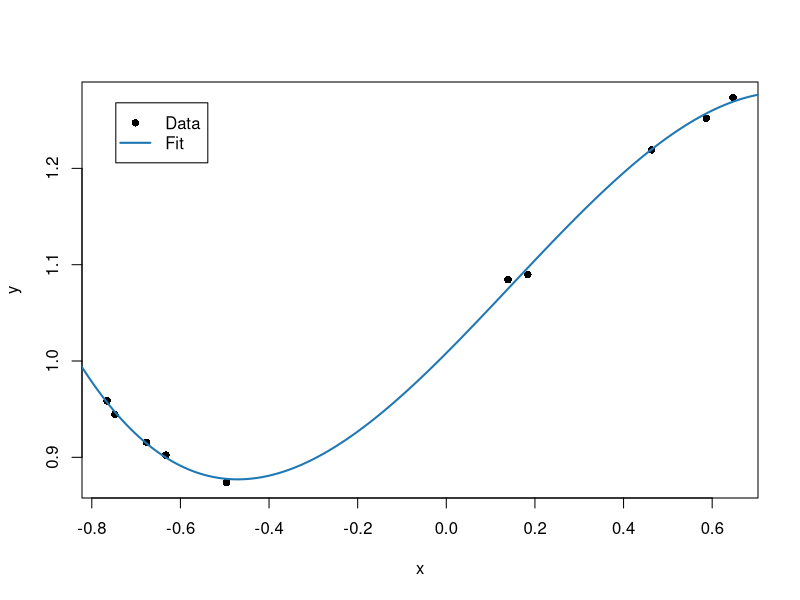
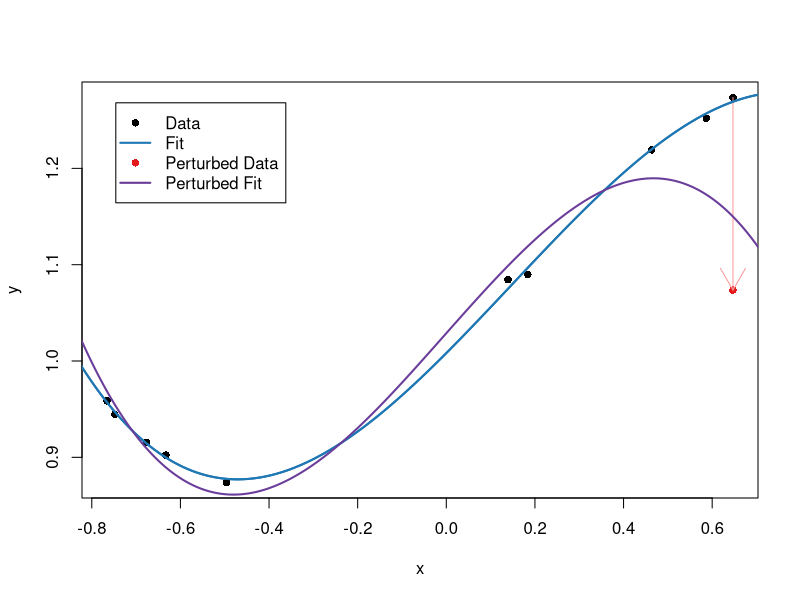
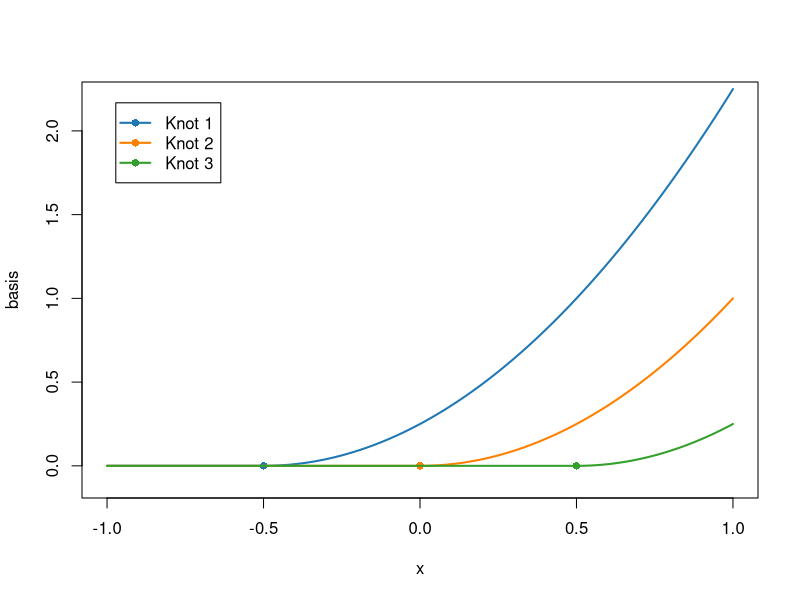
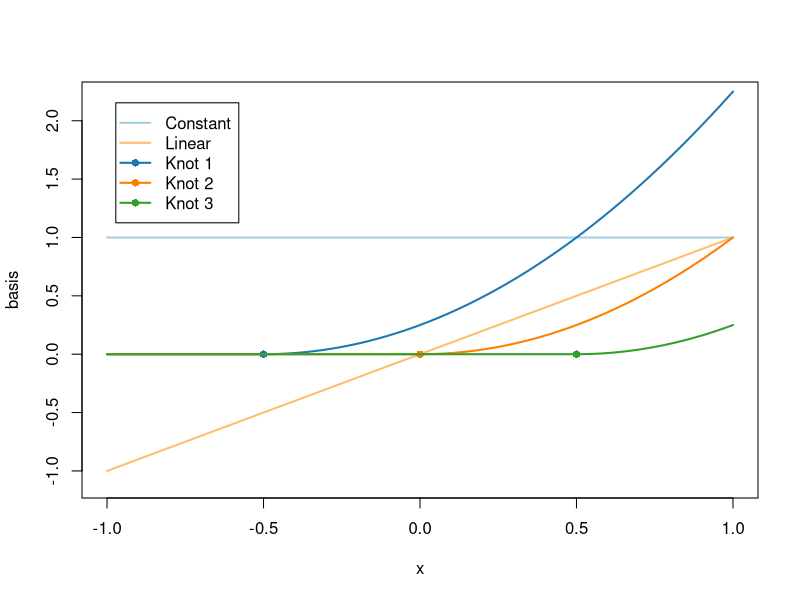
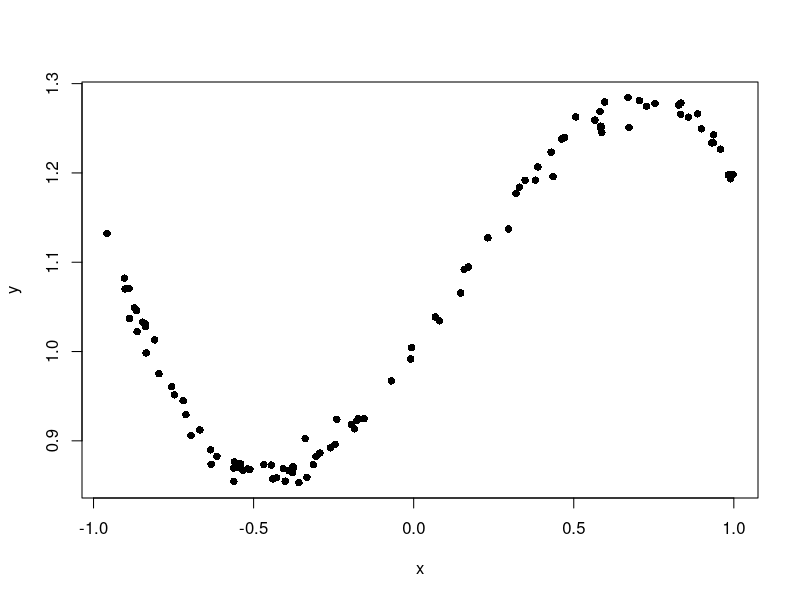
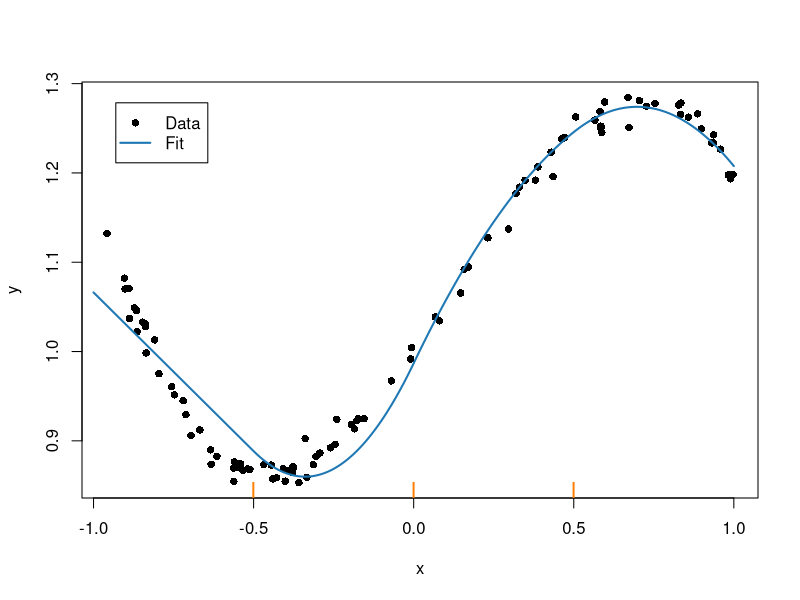
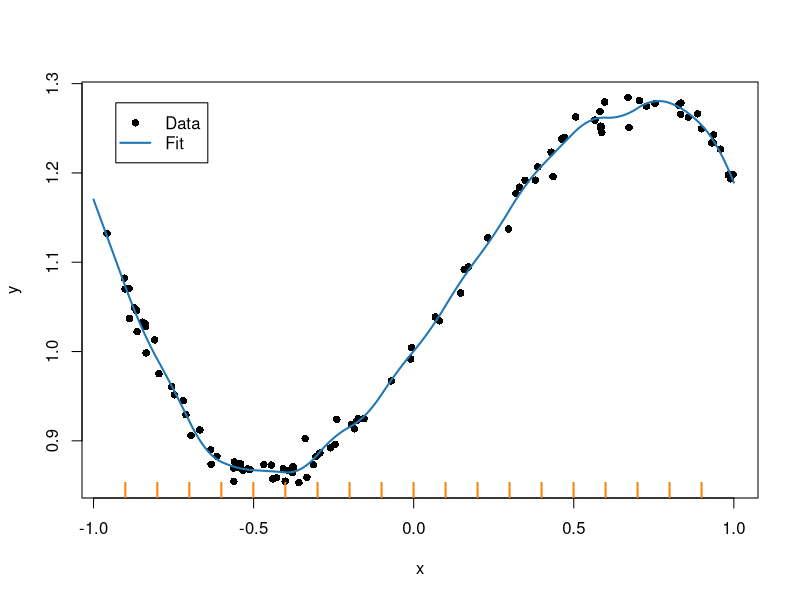
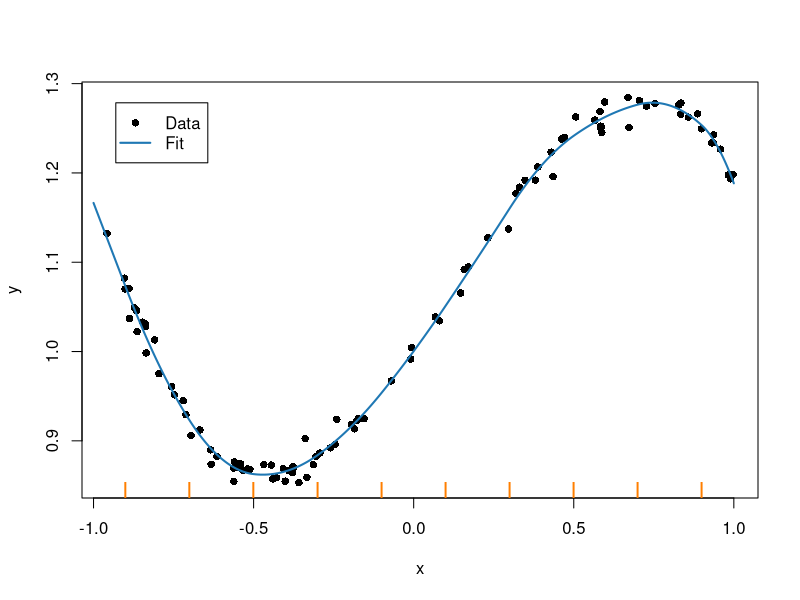

These charts were generated, in order, by the following R code:
## ---- chunk 1
suppressMessages(library(dplyr)) # Data transformations and tables
suppressMessages(library(tidyverse))
options(repr.plot.width = 12, repr.plot.height = 12, repr.plot.res = 100) # plot size
library("RColorBrewer") # for pretty colors
colors = brewer.pal(12, "Paired")[c(1,2,7,8,3,4,5,6,9,10)];
set.seed(12332)         # set the seed for reproducability
## ---- chunk 2
# Simulate data and plot
n = 10
sigma = 0.01
x = runif(n, min = -1, max = 1)
y = 1 + 0.5*x + 0.2*x^2 - 0.5*x^3 + rnorm(n, sd = sigma)
X = cbind(1,x,x^2,x^3) # lm adds intercept automatically
plot(x,y, pch = 16)

# Least squares fit
betaHat = solve(crossprod(X),crossprod(X,y)) # Least squares (X'X)^{-1}(X'y)

# Prediction
xt = seq(-1, 1, length = 1000)
Xtest = cbind(1, xt, xt^2, xt^3)

yPred = Xtest%*%betaHat
lines(xt, yPred, col = colors[2], lwd = 2)
legend(x = "topleft", inset=.05, legend = c("Data", "Fit"),  
       lty = c(NA, 1), lwd = c(2, 2), pch = c(16,NA),
       col = c("black", colors[2]))
## ---- chunk 3
ind = which.max(x)
yPerturb = y
yPerturb[ind] = y[ind] - 0.2
plot(x,y, pch = 16)
points(x[ind], yPerturb[ind], col = colors[8], pch = 16)
arrows(x[ind], y[ind], x[ind], yPerturb[ind], col = colors[7])
lines(xt, yPred, col = colors[2], lwd = 2)

# refit
betaHatPerturb = solve(crossprod(X),crossprod(X,yPerturb))

# Prediction
yPredPerturb = Xtest%*%betaHatPerturb
lines(xt, yPred, col = colors[2], lwd = 2)
lines(xt, yPredPerturb, col = colors[10], lwd = 2)
legend(x = "topleft", inset=.05, 
       legend = c("Data", "Fit", "Perturbed Data", "Perturbed Fit"),  
       lty = c(NA, 1, NA, 1), lwd = c(2, 2, 2, 2), pch = c(16,NA,16, NA),
       col = c("black", colors[2], colors[8], colors[10]))
## ---- chunk 4
# Function that computes the basis function for a vector of x-values. 
# The order=2 (quadratic) was used in the example above.
TruncPoly <- function(x, knot, order){
    basis = (x-knot)^order
    basis[(x-knot)<=0] = 0 
    return(basis)
}

plot(1, type="n", xlab="x", ylab="basis", xlim=c(-1, 1), ylim=c(-0.1, 2.2))
knots = c(-0.5,0,0.5)
for (i in 1:length(knots)){
    lines(xt, TruncPoly(xt, knots[i], 2), type = "l", lwd = 2, col = colors[2*i])
    points(knots[i], 0, col = colors[2*i], pch = 16)
}
legend(x = "topleft", inset=.05, legend = c("Knot 1", "Knot 2", "Knot 3"),  
       lty = c(1, 1, 1), lwd = c(2, 2, 2), pch = c(16, 16, 16),
       col = c(colors[2], colors[4], colors[6]))
## ---- chunk 5
plot(1, type="n", xlab="x", ylab="basis", xlim=c(-1, 1), ylim=c(-1.1, 2.2))
knots = c(-0.5,0,0.5)
lines(xt, rep(1,length(xt)), lwd = 2, col = colors[1])
lines(xt, xt, col = colors[3], lwd = 2)
for (i in 1:length(knots)){
    lines(xt, TruncPoly(xt, knots[i], 2), type = "l", lwd = 2, col = colors[2*i])
    points(knots[i], 0, col = colors[2*i], pch = 16)
}
legend(x = "topleft", inset=.05, legend = c("Constant","Linear","Knot 1", "Knot 2", "Knot 3"),  
       lty = c(1, 1, 1, 1, 1), lwd = c(2, 2, 2, 2, 2), pch = c(NA, NA, 16, 16, 16),
       col = c(colors[1], colors[3], colors[2], colors[4], colors[6]))
## ---- chunk 6
TruncPolyMatrix <- function(x, knots, order){
    X = cbind(1,x)
    for (knot in knots){
        X = cbind(X, TruncPoly(x, knot, order))
    } 
    return(X)
}
X = TruncPolyMatrix(x, knots = c(-0.5,0,0.5), order = 2)
## ---- chunk 7
data = data.frame(cbind(X,y))
names(data) <- c("const", "linear", "kappa=-0.5", "kappa=0.0", "kappa=0.5", "y")
arrange(data, linear) # sorting the rows with respect to the column 'linear'
## ---- chunk 8
SplineTrainTestPlot <- function(x, y, knots, order, xt){
    X = TruncPolyMatrix(x, knots, order)
    betaHat = solve(crossprod(X),crossprod(X,y))
    Xtest = TruncPolyMatrix(xt, knots, order)
    yPred = Xtest%*%betaHat
    plot(x,y, pch = 16)
    lines(xt, yPred, col = colors[2], lwd = 2)
    points(knots,rep(par("usr")[3],length(knots)), pch = "|", cex = 2, col = colors[4])
    legend(x = "topleft", inset=.05, legend = c("Data", "Fit"),  
       lty = c(NA, 1), lwd = c(2, 2), pch = c(16, NA),
       col = c("black", colors[2]))
    return(list(betaHat = betaHat, yPred = yPred))
}
## ---- chunk 9
# Simulate data and plot
n = 100
sigma = 0.01
x = runif(n, min = -1, max = 1)
y = 1 + 0.5*x + 0.2*x^2 - 0.5*x^3 + rnorm(n, sd = sigma)
plot(x,y, pch = 16)

# Set up spline, fit, predict and plot
knots = c(-0.5, 0.0, 0.5)
res = SplineTrainTestPlot(x, y, knots, order = 2, xt)
## ---- chunk 10
knots = seq(-0.9,0.9, by = 0.1)
res = SplineTrainTestPlot(x, y, knots, order = 2, xt)
## ---- chunk 11
knots = seq(-0.9,0.9, by = 0.2)
res = SplineTrainTestPlot(x, y, knots, order = 2, xt)
